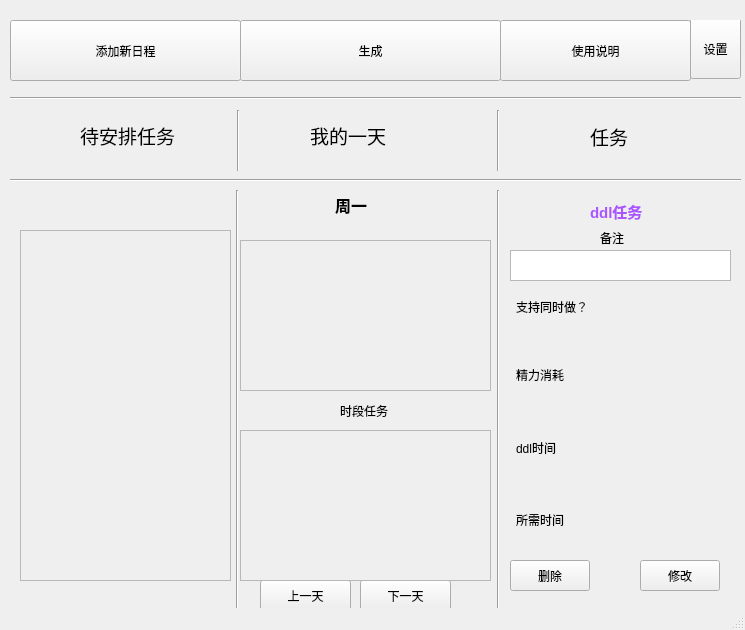
<?xml version="1.0" encoding="UTF-8"?>
<ui version="4.0">
 <class>MainWindow</class>
 <widget class="QMainWindow" name="MainWindow">
  <property name="geometry">
   <rect>
    <x>0</x>
    <y>0</y>
    <width>745</width>
    <height>630</height>
   </rect>
  </property>
  <property name="windowTitle">
   <string>任务安排</string>
  </property>
  <widget class="QWidget" name="centralwidget">
   <widget class="QWidget" name="widget" native="true">
    <property name="geometry">
     <rect>
      <x>10</x>
      <y>20</y>
      <width>731</width>
      <height>61</height>
     </rect>
    </property>
    <widget class="QPushButton" name="instruction">
     <property name="geometry">
      <rect>
       <x>490</x>
       <y>0</y>
       <width>191</width>
       <height>61</height>
      </rect>
     </property>
     <property name="text">
      <string>使用说明</string>
     </property>
    </widget>
    <widget class="QToolButton" name="Main_set">
     <property name="geometry">
      <rect>
       <x>680</x>
       <y>-2</y>
       <width>51</width>
       <height>61</height>
      </rect>
     </property>
     <property name="text">
      <string>设置</string>
     </property>
    </widget>
    <widget class="QPushButton" name="cal">
     <property name="geometry">
      <rect>
       <x>230</x>
       <y>0</y>
       <width>261</width>
       <height>61</height>
      </rect>
     </property>
     <property name="text">
      <string>生成</string>
     </property>
    </widget>
    <widget class="QPushButton" name="new_2">
     <property name="geometry">
      <rect>
       <x>0</x>
       <y>0</y>
       <width>231</width>
       <height>61</height>
      </rect>
     </property>
     <property name="text">
      <string>添加新日程</string>
     </property>
    </widget>
   </widget>
   <widget class="Line" name="line">
    <property name="geometry">
     <rect>
      <x>10</x>
      <y>90</y>
      <width>731</width>
      <height>16</height>
     </rect>
    </property>
    <property name="orientation">
     <enum>Qt::Horizontal</enum>
    </property>
   </widget>
   <widget class="QPushButton" name="pushButton">
    <property name="geometry">
     <rect>
      <x>260</x>
      <y>580</y>
      <width>91</width>
      <height>31</height>
     </rect>
    </property>
    <property name="text">
     <string>上一天</string>
    </property>
   </widget>
   <widget class="QPushButton" name="pushButton_2">
    <property name="geometry">
     <rect>
      <x>360</x>
      <y>580</y>
      <width>91</width>
      <height>31</height>
     </rect>
    </property>
    <property name="text">
     <string>下一天</string>
    </property>
   </widget>
   <widget class="Line" name="line_2">
    <property name="geometry">
     <rect>
      <x>10</x>
      <y>170</y>
      <width>731</width>
      <height>21</height>
     </rect>
    </property>
    <property name="orientation">
     <enum>Qt::Horizontal</enum>
    </property>
   </widget>
   <widget class="QWidget" name="widget_2" native="true">
    <property name="geometry">
     <rect>
      <x>10</x>
      <y>110</y>
      <width>731</width>
      <height>61</height>
     </rect>
    </property>
    <widget class="Line" name="line_3">
     <property name="geometry">
      <rect>
       <x>220</x>
       <y>0</y>
       <width>16</width>
       <height>61</height>
      </rect>
     </property>
     <property name="orientation">
      <enum>Qt::Vertical</enum>
     </property>
    </widget>
    <widget class="Line" name="line_4">
     <property name="geometry">
      <rect>
       <x>480</x>
       <y>0</y>
       <width>16</width>
       <height>61</height>
      </rect>
     </property>
     <property name="orientation">
      <enum>Qt::Vertical</enum>
     </property>
    </widget>
    <widget class="QLabel" name="label">
     <property name="geometry">
      <rect>
       <x>300</x>
       <y>10</y>
       <width>91</width>
       <height>31</height>
      </rect>
     </property>
     <property name="text">
      <string>&lt;html&gt;&lt;head/&gt;&lt;body&gt;&lt;p&gt;&lt;span style=&quot; font-size:14pt;&quot;&gt;我的一天&lt;/span&gt;&lt;/p&gt;&lt;/body&gt;&lt;/html&gt;</string>
     </property>
    </widget>
    <widget class="QLabel" name="task_name_displayer">
     <property name="geometry">
      <rect>
       <x>580</x>
       <y>0</y>
       <width>241</width>
       <height>54</height>
      </rect>
     </property>
     <property name="text">
      <string>&lt;html&gt;&lt;head/&gt;&lt;body&gt;&lt;p&gt;&lt;span style=&quot; font-size:14pt;&quot;&gt;任务&lt;/span&gt;&lt;/p&gt;&lt;/body&gt;&lt;/html&gt;</string>
     </property>
    </widget>
    <widget class="QLabel" name="label_2">
     <property name="geometry">
      <rect>
       <x>70</x>
       <y>10</y>
       <width>101</width>
       <height>31</height>
      </rect>
     </property>
     <property name="text">
      <string>&lt;html&gt;&lt;head/&gt;&lt;body&gt;&lt;p&gt;&lt;span style=&quot; font-size:14pt;&quot;&gt;待安排任务&lt;/span&gt;&lt;/p&gt;&lt;/body&gt;&lt;/html&gt;</string>
     </property>
    </widget>
   </widget>
   <widget class="Line" name="line_5">
    <property name="geometry">
     <rect>
      <x>227</x>
      <y>190</y>
      <width>20</width>
      <height>451</height>
     </rect>
    </property>
    <property name="orientation">
     <enum>Qt::Vertical</enum>
    </property>
   </widget>
   <widget class="Line" name="line_6">
    <property name="geometry">
     <rect>
      <x>488</x>
      <y>190</y>
      <width>20</width>
      <height>431</height>
     </rect>
    </property>
    <property name="orientation">
     <enum>Qt::Vertical</enum>
    </property>
   </widget>
   <widget class="QLabel" name="Day_Name">
    <property name="geometry">
     <rect>
      <x>335</x>
      <y>190</y>
      <width>71</width>
      <height>31</height>
     </rect>
    </property>
    <property name="text">
     <string>&lt;html&gt;&lt;head/&gt;&lt;body&gt;&lt;p&gt;&lt;span style=&quot; font-size:12pt; font-weight:700;&quot;&gt;周一&lt;/span&gt;&lt;/p&gt;&lt;/body&gt;&lt;/html&gt;</string>
    </property>
   </widget>
   <widget class="QScrollArea" name="Theblock">
    <property name="geometry">
     <rect>
      <x>240</x>
      <y>240</y>
      <width>251</width>
      <height>151</height>
     </rect>
    </property>
    <property name="widgetResizable">
     <bool>true</bool>
    </property>
    <widget class="QWidget" name="Theblock_contents">
     <property name="geometry">
      <rect>
       <x>0</x>
       <y>0</y>
       <width>249</width>
       <height>149</height>
      </rect>
     </property>
     <widget class="QWidget" name="widget_3" native="true">
      <property name="geometry">
       <rect>
        <x>0</x>
        <y>0</y>
        <width>251</width>
        <height>151</height>
       </rect>
      </property>
     </widget>
    </widget>
   </widget>
   <widget class="QScrollArea" name="day_task">
    <property name="geometry">
     <rect>
      <x>240</x>
      <y>430</y>
      <width>251</width>
      <height>151</height>
     </rect>
    </property>
    <property name="widgetResizable">
     <bool>true</bool>
    </property>
    <widget class="QWidget" name="Thetask_contents">
     <property name="geometry">
      <rect>
       <x>0</x>
       <y>0</y>
       <width>249</width>
       <height>149</height>
      </rect>
     </property>
     <widget class="QWidget" name="widget_4" native="true">
      <property name="geometry">
       <rect>
        <x>0</x>
        <y>0</y>
        <width>251</width>
        <height>151</height>
       </rect>
      </property>
     </widget>
    </widget>
   </widget>
   <widget class="QLabel" name="label_4">
    <property name="geometry">
     <rect>
      <x>340</x>
      <y>400</y>
      <width>61</width>
      <height>21</height>
     </rect>
    </property>
    <property name="text">
     <string>时段任务</string>
    </property>
   </widget>
   <widget class="QStackedWidget" name="stackedWidget">
    <property name="geometry">
     <rect>
      <x>500</x>
      <y>200</y>
      <width>231</width>
      <height>411</height>
     </rect>
    </property>
    <property name="currentIndex">
     <number>0</number>
    </property>
    <widget class="QWidget" name="Fixed_time">
     <widget class="QLabel" name="label_3">
      <property name="geometry">
       <rect>
        <x>100</x>
        <y>30</y>
        <width>40</width>
        <height>16</height>
       </rect>
      </property>
      <property name="text">
       <string>备注</string>
      </property>
     </widget>
     <widget class="QTextBrowser" name="task_note">
      <property name="geometry">
       <rect>
        <x>10</x>
        <y>50</y>
        <width>221</width>
        <height>31</height>
       </rect>
      </property>
     </widget>
     <widget class="QLabel" name="label_6">
      <property name="geometry">
       <rect>
        <x>100</x>
        <y>90</y>
        <width>40</width>
        <height>16</height>
       </rect>
      </property>
      <property name="text">
       <string/>
      </property>
     </widget>
     <widget class="QWidget" name="task_details" native="true">
      <property name="geometry">
       <rect>
        <x>10</x>
        <y>80</y>
        <width>221</width>
        <height>321</height>
       </rect>
      </property>
      <widget class="QLabel" name="ddl_hard">
       <property name="geometry">
        <rect>
         <x>135</x>
         <y>79</y>
         <width>71</width>
         <height>31</height>
        </rect>
       </property>
       <property name="text">
        <string/>
       </property>
      </widget>
      <widget class="QLabel" name="ddl_needtime">
       <property name="geometry">
        <rect>
         <x>135</x>
         <y>224</y>
         <width>81</width>
         <height>31</height>
        </rect>
       </property>
       <property name="text">
        <string/>
       </property>
      </widget>
      <widget class="QLabel" name="ddl_sametime">
       <property name="geometry">
        <rect>
         <x>135</x>
         <y>6</y>
         <width>71</width>
         <height>41</height>
        </rect>
       </property>
       <property name="text">
        <string/>
       </property>
      </widget>
      <widget class="QLabel" name="label_12">
       <property name="geometry">
        <rect>
         <x>6</x>
         <y>224</y>
         <width>71</width>
         <height>31</height>
        </rect>
       </property>
       <property name="text">
        <string>所需时间</string>
       </property>
      </widget>
      <widget class="QLabel" name="ddl_ddltime">
       <property name="geometry">
        <rect>
         <x>135</x>
         <y>152</y>
         <width>71</width>
         <height>31</height>
        </rect>
       </property>
       <property name="text">
        <string/>
       </property>
      </widget>
      <widget class="QLabel" name="label_10">
       <property name="geometry">
        <rect>
         <x>6</x>
         <y>152</y>
         <width>81</width>
         <height>31</height>
        </rect>
       </property>
       <property name="text">
        <string>ddl时间</string>
       </property>
      </widget>
      <widget class="QLabel" name="label_8">
       <property name="geometry">
        <rect>
         <x>6</x>
         <y>79</y>
         <width>61</width>
         <height>31</height>
        </rect>
       </property>
       <property name="text">
        <string>精力消耗</string>
       </property>
      </widget>
      <widget class="QLabel" name="label_5">
       <property name="geometry">
        <rect>
         <x>6</x>
         <y>6</y>
         <width>81</width>
         <height>41</height>
        </rect>
       </property>
       <property name="text">
        <string>支持同时做？</string>
       </property>
      </widget>
      <widget class="QPushButton" name="Ddl_change">
       <property name="geometry">
        <rect>
         <x>130</x>
         <y>280</y>
         <width>80</width>
         <height>31</height>
        </rect>
       </property>
       <property name="text">
        <string>修改</string>
       </property>
      </widget>
      <widget class="QPushButton" name="Ddl_delete">
       <property name="geometry">
        <rect>
         <x>0</x>
         <y>280</y>
         <width>80</width>
         <height>31</height>
        </rect>
       </property>
       <property name="text">
        <string>删除</string>
       </property>
      </widget>
     </widget>
     <widget class="QLabel" name="label_17">
      <property name="geometry">
       <rect>
        <x>90</x>
        <y>0</y>
        <width>151</width>
        <height>20</height>
       </rect>
      </property>
      <property name="text">
       <string>&lt;html&gt;&lt;head/&gt;&lt;body&gt;&lt;p&gt;&lt;span style=&quot; font-size:11pt; font-weight:700; color:#aa55ff;&quot;&gt;ddl任务&lt;/span&gt;&lt;/p&gt;&lt;/body&gt;&lt;/html&gt;</string>
      </property>
     </widget>
    </widget>
    <widget class="QWidget" name="Fixed_ddl">
     <widget class="QStackedWidget" name="stackedWidget_2">
      <property name="geometry">
       <rect>
        <x>0</x>
        <y>0</y>
        <width>231</width>
        <height>451</height>
       </rect>
      </property>
      <property name="currentIndex">
       <number>0</number>
      </property>
      <widget class="QWidget" name="Fixed_time_2">
       <widget class="QLabel" name="label_7">
        <property name="geometry">
         <rect>
          <x>100</x>
          <y>30</y>
          <width>40</width>
          <height>16</height>
         </rect>
        </property>
        <property name="text">
         <string>备注</string>
        </property>
       </widget>
       <widget class="QTextBrowser" name="task_note_2">
        <property name="geometry">
         <rect>
          <x>10</x>
          <y>50</y>
          <width>221</width>
          <height>31</height>
         </rect>
        </property>
       </widget>
       <widget class="QLabel" name="label_9">
        <property name="geometry">
         <rect>
          <x>100</x>
          <y>90</y>
          <width>40</width>
          <height>16</height>
         </rect>
        </property>
        <property name="text">
         <string/>
        </property>
       </widget>
       <widget class="QWidget" name="task_details_2" native="true">
        <property name="geometry">
         <rect>
          <x>10</x>
          <y>80</y>
          <width>221</width>
          <height>321</height>
         </rect>
        </property>
        <widget class="QLabel" name="label_13">
         <property name="geometry">
          <rect>
           <x>6</x>
           <y>224</y>
           <width>91</width>
           <height>41</height>
          </rect>
         </property>
         <property name="text">
          <string>所需时间</string>
         </property>
        </widget>
        <widget class="QLabel" name="fixed_needtime_2">
         <property name="geometry">
          <rect>
           <x>135</x>
           <y>224</y>
           <width>71</width>
           <height>41</height>
          </rect>
         </property>
         <property name="text">
          <string/>
         </property>
        </widget>
        <widget class="QLabel" name="fixed_hard_2">
         <property name="geometry">
          <rect>
           <x>135</x>
           <y>79</y>
           <width>71</width>
           <height>31</height>
          </rect>
         </property>
         <property name="text">
          <string/>
         </property>
        </widget>
        <widget class="QLabel" name="label_14">
         <property name="geometry">
          <rect>
           <x>6</x>
           <y>152</y>
           <width>81</width>
           <height>41</height>
          </rect>
         </property>
         <property name="text">
          <string>时间段</string>
         </property>
        </widget>
        <widget class="QLabel" name="fixed_time_range">
         <property name="geometry">
          <rect>
           <x>135</x>
           <y>152</y>
           <width>81</width>
           <height>41</height>
          </rect>
         </property>
         <property name="text">
          <string/>
         </property>
        </widget>
        <widget class="QLabel" name="label_15">
         <property name="geometry">
          <rect>
           <x>6</x>
           <y>6</y>
           <width>81</width>
           <height>31</height>
          </rect>
         </property>
         <property name="text">
          <string>支持同时做？</string>
         </property>
        </widget>
        <widget class="QLabel" name="label_11">
         <property name="geometry">
          <rect>
           <x>6</x>
           <y>79</y>
           <width>71</width>
           <height>31</height>
          </rect>
         </property>
         <property name="text">
          <string>精力消耗</string>
         </property>
        </widget>
        <widget class="QLabel" name="fixed_sametime_2">
         <property name="geometry">
          <rect>
           <x>135</x>
           <y>6</y>
           <width>81</width>
           <height>31</height>
          </rect>
         </property>
         <property name="text">
          <string/>
         </property>
        </widget>
        <widget class="QPushButton" name="Fixed_time_change">
         <property name="geometry">
          <rect>
           <x>130</x>
           <y>280</y>
           <width>81</width>
           <height>31</height>
          </rect>
         </property>
         <property name="text">
          <string>修改</string>
         </property>
        </widget>
        <widget class="QPushButton" name="Fixed_time_delete">
         <property name="geometry">
          <rect>
           <x>0</x>
           <y>280</y>
           <width>91</width>
           <height>31</height>
          </rect>
         </property>
         <property name="text">
          <string>删除</string>
         </property>
        </widget>
       </widget>
       <widget class="QLabel" name="label_16">
        <property name="geometry">
         <rect>
          <x>90</x>
          <y>-5</y>
          <width>71</width>
          <height>31</height>
         </rect>
        </property>
        <property name="text">
         <string>&lt;html&gt;&lt;head/&gt;&lt;body&gt;&lt;p&gt;&lt;span style=&quot; font-size:12pt; font-weight:700; color:#aa55ff;&quot;&gt;定时任务&lt;/span&gt;&lt;/p&gt;&lt;/body&gt;&lt;/html&gt;</string>
        </property>
       </widget>
      </widget>
      <widget class="QWidget" name="Fixed_ddl_2"/>
      <widget class="QWidget" name="page_2">
       <widget class="QGraphicsView" name="graphicsView_2">
        <property name="geometry">
         <rect>
          <x>0</x>
          <y>20</y>
          <width>221</width>
          <height>401</height>
         </rect>
        </property>
       </widget>
      </widget>
     </widget>
    </widget>
    <widget class="QWidget" name="page">
     <widget class="QGraphicsView" name="graphicsView">
      <property name="geometry">
       <rect>
        <x>0</x>
        <y>20</y>
        <width>221</width>
        <height>401</height>
       </rect>
      </property>
     </widget>
    </widget>
   </widget>
   <widget class="QScrollArea" name="to_be_added">
    <property name="geometry">
     <rect>
      <x>20</x>
      <y>230</y>
      <width>211</width>
      <height>351</height>
     </rect>
    </property>
    <property name="widgetResizable">
     <bool>true</bool>
    </property>
    <widget class="QWidget" name="scrollAreaWidgetContents">
     <property name="geometry">
      <rect>
       <x>0</x>
       <y>0</y>
       <width>209</width>
       <height>349</height>
      </rect>
     </property>
     <layout class="QVBoxLayout" name="verticalLayout">
      <property name="spacing">
       <number>0</number>
      </property>
     </layout>
    </widget>
   </widget>
  </widget>
  <widget class="QStatusBar" name="statusbar"/>
 </widget>
 <resources/>
 <connections/>
</ui>
